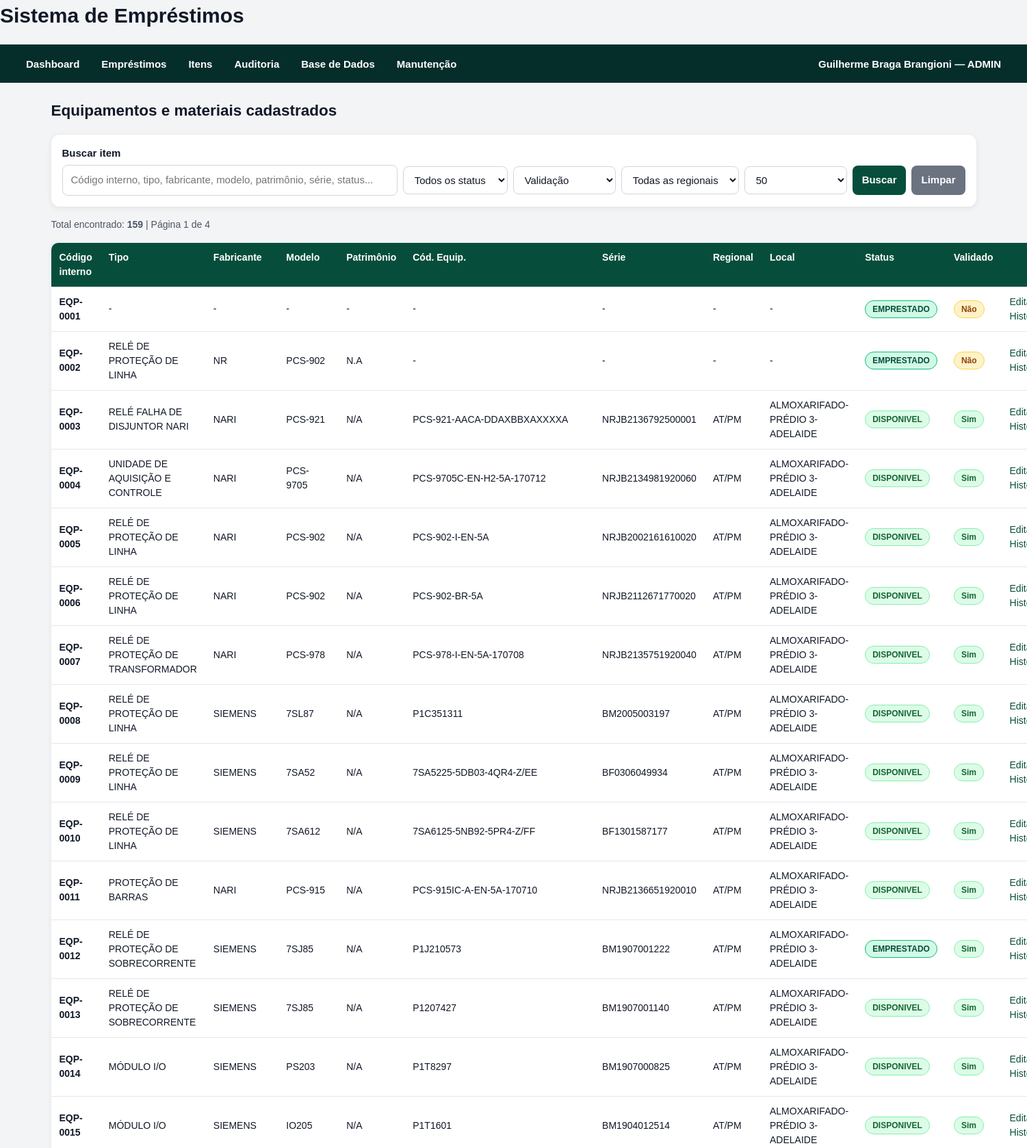
Screenshot of /itens/ (signed in, upper part) with the database file from the repository.
### models/system_user.py (models this page shows, shortened)
class SystemUser(db.Model):
    __tablename__ = "system_users"
    id = db.Column(db.Integer, primary_key=True)
    nome = db.Column(db.String(255), nullable=False)
    email = db.Column(db.String(255), nullable=False, unique=True, index=True)
    password_hash = db.Column(db.String(255), nullable=False)
    role = db.Column(db.String(50), nullable=False, default="CONSULTA")
    active = db.Column(db.Boolean, default=True)
    last_login_at = db.Column(db.DateTime)
    created_at = db.Column(db.DateTime, default=datetime.utcnow)
    updated_at = db.Column(
        db.DateTime,
        default=datetime.utcnow,
        onupdate=datetime.utcnow,
    )

### models/equipment.py (models this page shows)
class Equipment(db.Model):
    __tablename__ = "equipments"
    id = db.Column(db.Integer, primary_key=True)
    codigo_interno = db.Column(db.String(100), unique=True, index=True)
    nome = db.Column(db.String(255), nullable=False)
    nome_normalizado = db.Column(db.String(255), nullable=False, index=True)
    fabricante = db.Column(db.String(255))
    modelo = db.Column(db.String(255))
    tipo_equipamento = db.Column(db.String(255))
    patrimonio = db.Column(db.String(255), index=True)
    codigo_equipamento = db.Column(db.String(255), index=True)
    serial = db.Column(db.String(255), index=True)
    categoria = db.Column(db.String(255))
    status = db.Column(db.String(50), default="DISPONIVEL", index=True)
    status_planilha = db.Column(db.String(255))
    regional = db.Column(db.String(255))
    data_inventario = db.Column(db.DateTime)
    local_armazenagem = db.Column(db.String(255))
    subestacao_origem = db.Column(db.String(255))
    emprestado_para_planilha = db.Column(db.String(255))
    data_emprestimo_planilha = db.Column(db.DateTime)
    validado = db.Column(db.Boolean, default=False)
    observacoes = db.Column(db.Text)
    created_at = db.Column(db.DateTime, default=datetime.utcnow)
    updated_at = db.Column(
        db.DateTime,
        default=datetime.utcnow,
        onupdate=datetime.utcnow,
    )
    loan_items = db.relationship("LoanItem", back_populates="equipment")

### routes/equipment_routes.py (the view, shortened to what this page needs)
@equipment_bp.route("/")
def list_items():
    search_text = request.args.get("q", "").strip()
    status_filter = request.args.get("status", "").strip()
    validado_filter = request.args.get("validado", "").strip()
    regional_filter = request.args.get("regional", "").strip()
    page = request.args.get("page", 1, type=int)
    per_page = request.args.get("per_page", 50, type=int)
    if per_page not in [25, 50, 100]:
        per_page = 50
    query = Equipment.query
    if status_filter:
        query = query.filter(Equipment.status == status_filter)
    if validado_filter == "SIM":
        query = query.filter(Equipment.validado.is_(True))
    elif validado_filter == "NAO":
        query = query.filter(Equipment.validado.is_(False))
    if regional_filter:
        query = query.filter(Equipment.regional == regional_filter)
    pagination = query.order_by(
        Equipment.codigo_interno.asc(),
        Equipment.tipo_equipamento.asc(),
        Equipment.fabricante.asc(),
        Equipment.modelo.asc(),
    ).paginate(
        page=page,
        per_page=per_page,
        error_out=False,
    )
    equipments = pagination.items
    regionais = [
        row[0] for row in (
            db.session.query(Equipment.regional)
            .filter(Equipment.regional.isnot(None))
            .distinct()
            .order_by(Equipment.regional.asc())
            .all()
        )
        if row[0]
    ]
    return render_template(
        "equipment_list.html",
        equipments=equipments,
        pagination=pagination,
        search_text=search_text,
        status_filter=status_filter,
        validado_filter=validado_filter,
        regional_filter=regional_filter,
        regionais=regionais,
        per_page=per_page,
        status_options=[status.value for status in EquipmentStatus],
    )

### services/approval_service.py (called while the page is built, shortened)
    @staticmethod
    def count_pending_for_current_user() -> int:
        current_user = AuthService.get_current_user()
        if not current_user:
            return 0
        query = (
            Loan.query
            .join(Approver, Loan.approver_id == Approver.id)
            .filter(Loan.status == LoanStatus.PENDENTE_APROVACAO.value)
        )
        if current_user.role == UserRole.ADMIN.value:
            return query.count()

### services/auth_service.py (called while the page is built)
    @staticmethod
    def count_users() -> int:
        return SystemUser.query.count()

    @staticmethod
    def get_current_user() -> SystemUser | None:
        user_id = session.get(AuthService.SESSION_USER_ID_KEY)
        if not user_id:
            return None
        user = db.session.get(SystemUser, user_id)
        if not user or not user.active:
            AuthService.logout_user()
            return None
        return user

### utils/status_ui.py (called while the page is built)
def normalize_status(status: str) -> str:
    return str(status or "").strip().upper()

def format_status_label(status: str) -> str:
    text = normalize_status(status)
    if not text:
        return "-"
    replacements = {
        "PENDENTE_APROVACAO": "PENDENTE APROVAÇÃO",
        "PARCIALMENTE_DEVOLVIDO": "PARCIALMENTE DEVOLVIDO",
        "DEVOLUCAO_ITEM": "DEVOLUÇÃO ITEM",
        "DEVOLUCAO_TOTAL": "DEVOLUÇÃO TOTAL",
        "REJEICAO": "REJEIÇÃO",
        "APROVACAO": "APROVAÇÃO",
        "VALIDACAO": "VALIDAÇÃO",
    }
    return replacements.get(text, text.replace("_", " "))

### templates/equipment_list.html (shortened to what this page needs)
{% extends "base.html" %}
{% block content %}
<h2>Equipamentos e materiais cadastrados</h2>
<form method="get" action="{{ url_for('equipment_bp.list_items') }}" class="search-form">
    <label for="q">Buscar item</label>
    <div class="search-row">
        <input
            type="text"
            id="q"
            name="q"
            value="{{ search_text or '' }}"
            placeholder="Código interno, tipo, fabricante, modelo, patrimônio, série, status..."
        >
        <select name="status">
            <option value="">Todos os status</option>
        </select>
        <select name="validado">
            <option value="">Validação</option>
        </select>
        <select name="regional">
            <option value="">Todas as regionais</option>
        </select>
        <select name="per_page">
            <option value="50" {% if per_page == 50 %}selected{% endif %}>50</option>
        </select>
        <button type="submit">Buscar</button>
        <a class="button secondary" href="{{ url_for('equipment_bp.list_items') }}">
            Limpar
        </a>
    </div>
</form>
<p class="hint">
    Total encontrado: <strong>{{ pagination.total }}</strong>
    | Página {{ pagination.page }} de {{ pagination.pages or 1 }}
</p>
<table>
    <thead>
        <tr>
            <th>Código interno</th>
            <th>Tipo</th>
            <th>Fabricante</th>
            <th>Modelo</th>
            <th>Patrimônio</th>
            <th>Cód. Equip.</th>
            <th>Série</th>
            <th>Regional</th>
            <th>Local</th>
            <th>Status</th>
            <th>Validado</th>
            <th></th>
        </tr>
    </thead>
    <tbody>
        {% if equipments %}
            {% for item in equipments %}
            <tr>
                <td><strong>{{ item.codigo_interno }}</strong></td>
                <td>{{ item.tipo_equipamento or "-" }}</td>
                <td>{{ item.fabricante or "-" }}</td>
                <td>{{ item.modelo or "-" }}</td>
                <td>{{ item.patrimonio or "-" }}</td>
                <td>{{ item.codigo_equipamento or "-" }}</td>
                <td>{{ item.serial or "-" }}</td>
                <td>{{ item.regional or "-" }}</td>
                <td>{{ item.local_armazenagem or "-" }}</td>
                <td>
                    <span class="status-badge {{ status_badge_class(item.status) }}">
                        {{ format_status_label(item.status) }}
                    </span>
                </td>
                <td>
                    {% if item.validado %}
                        <span class="status-badge status-success">Sim</span>
                    {% else %}
                        <span class="status-badge status-warning">Não</span>
                    {% endif %}
                </td>
                <td>
                    <a href="{{ url_for('equipment_bp.edit_item', equipment_id=item.id) }}">
                        Editar
                    </a>
                    <a href="{{ url_for('equipment_bp.item_history', equipment_id=item.id) }}">
                        Histórico
                    </a>
                </td>
            </tr>
            {% endfor %}
        {% else %}
            <tr>
                <td colspan="12">Nenhum item encontrado.</td>
            </tr>
        {% endif %}
    </tbody>
</table>
{% endblock %}

### templates/base.html (shortened to what this page needs)
<!DOCTYPE html>
<html lang="pt-BR">
<head>
    <link rel="stylesheet" href="{{ url_for('static', filename='style.css') }}">
</head>
<body>
    <header class="topbar">
        <h1>Sistema de Empréstimos</h1>
        <nav class="navbar">
            <div class="nav-left">
                <a class="nav-link" href="{{ url_for('main_bp.dashboard') }}">
                    Dashboard
                </a>
                {% if current_user %}
                    {% if current_user.role in ["ADMIN", "OPERADOR", "CONSULTA"] %}
                    <div class="nav-item dropdown">
                        <button class="nav-drop-button" type="button">
                            Empréstimos
                        </button>
                    </div>
                    {% endif %}
                    {% if current_user.role in ["ADMIN", "OPERADOR", "CONSULTA"] %}
                    <div class="nav-item dropdown">
                        <button class="nav-drop-button" type="button">
                            Itens
                        </button>
                    </div>
                    {% endif %}
                    {% if current_user.role in ["ADMIN", "OPERADOR"] %}
                    <div class="nav-item dropdown">
                        <button class="nav-drop-button" type="button">
                            Auditoria
                        </button>
                    </div>
                    {% endif %}
                    {% if current_user.role in ["ADMIN", "OPERADOR"] %}
                    <div class="nav-item dropdown">
                        <button class="nav-drop-button" type="button">
                            Base de Dados
                        </button>
                    </div>
                    {% endif %}
                    {% if current_user.role == "ADMIN" %}
                    <div class="nav-item dropdown">
                        <button class="nav-drop-button" type="button">
                            Manutenção
                        </button>
                    </div>
                    {% endif %}
                {% endif %}
            </div>
            <div class="nav-right">
                {% if current_user %}
                    <div class="nav-item dropdown user-menu">
                        <button class="nav-drop-button" type="button">
                            {{ current_user.nome }} — {{ current_user.role }}
                        </button>
                    </div>
                {% else %}
                    <a class="nav-link" href="{{ url_for('auth_bp.login') }}">
                        Entrar
                    </a>
                {% endif %}
            </div>
        </nav>
    </header>
    <main class="container">
        {% block content %}{% endblock %}
    </main>
</body>
</html>

### static/style.css (style rules this page uses)
* { box-sizing: border-box; }
body { margin: 0; padding: 0; font-family: Arial, Helvetica, sans-serif; font-size: 15px; line-height: 1.5; background: #f3f4f6; color: #111827; }
h1, h2, h3, h4 { margin-top: 0; color: #111827; }
h2 { margin-bottom: 18px; }
a { color: #2563eb; text-decoration: none; }
main, .container { max-width: 1400px; margin: 0 auto; padding: 24px; }
.navbar { background: #1f2937; color: white; display: flex; justify-content: space-between; align-items: center; gap: 16px; padding: 0 24px; min-height: 56px; position: relative; z-index: 1000; }
.navbar * { box-sizing: border-box; }
.nav-left, .nav-right { display: flex; align-items: center; gap: 4px; }
.nav-item { position: relative; display: flex; align-items: center; }
.nav-link, .nav-drop-button { height: 56px; display: flex; align-items: center; justify-content: center; padding: 0 14px; margin: 0; color: white; background: transparent; border: none; font-family: inherit; font-size: 15px; font-weight: 600; line-height: 1; text-decoration: none; cursor: pointer; white-space: nowrap; }
.user-menu .nav-drop-button { max-width: 380px; overflow: hidden; text-overflow: ellipsis; }
.hint { color: #4b5563; font-size: 14px; margin: 8px 0 16px; }
form { margin: 0; }
label { display: block; font-weight: 600; margin-top: 12px; margin-bottom: 6px; color: #111827; }
input, select, textarea { width: 100%; padding: 10px 12px; border: 1px solid #d1d5db; border-radius: 8px; font: inherit; background: white; color: #111827; }
button, .button { display: inline-flex; align-items: center; justify-content: center; min-height: 40px; padding: 10px 14px; border: none; border-radius: 8px; background: #2563eb; color: white; font: inherit; font-weight: 600; text-decoration: none; cursor: pointer; }
.button.secondary, button.secondary { background: #6b7280; }
.search-form { background: white; padding: 16px; border-radius: 12px; margin-bottom: 16px; box-shadow: 0 2px 8px rgba(0, 0, 0, 0.08); }
.search-form label { margin-top: 0; }
.search-row { display: flex; gap: 8px; align-items: center; flex-wrap: wrap; }
.search-row input { flex: 1; min-width: 260px; }
.search-row select { width: auto; min-width: 150px; }
.search-row button, .search-row .button { white-space: nowrap; }
table { width: 100%; border-collapse: collapse; background: white; border-radius: 10px; overflow: hidden; margin-bottom: 20px; box-shadow: 0 2px 8px rgba(0, 0, 0, 0.06); }
thead { background: #111827; color: white; }
th, td { padding: 11px 12px; border-bottom: 1px solid #e5e7eb; text-align: left; vertical-align: top; }
th { font-weight: 700; font-size: 14px; }
td { font-size: 14px; }
table td { vertical-align: middle; }
table td:last-child { vertical-align: middle; }
:root { --primary-green: #064e3b; --primary-green-hover: #065f46; --primary-green-light: #d1fae5; --primary-green-border: #10b981; --primary-green-text: #064e3b; }
a { color: var(--primary-green); }
button, .button { background: var(--primary-green); color: white; }
thead { background: var(--primary-green); color: white; }
.navbar { background: #052e2b; }
.status-badge { display: inline-flex; align-items: center; justify-content: center; min-height: 26px; padding: 4px 10px; border-radius: 999px; border: 1px solid transparent; font-size: 12px; font-weight: 700; line-height: 1; white-space: nowrap; }
.status-success { background: #dcfce7; color: #166534; border-color: #86efac; }
.status-warning { background: #fef3c7; color: #92400e; border-color: #fcd34d; }
.status-info { background: #d1fae5; color: #064e3b; border-color: #10b981; }

### rows the page displays
SystemUser: nome "Guilherme Braga Brangioni", role "ADMIN"
Equipment: codigo_interno "EQP-0001", tipo_equipamento "-", fabricante "-", modelo "-", patrimonio "-", codigo_equipamento "-", serial "-", regional "-", local_armazenagem "-", status "EMPRESTADO", validado "Não"
Equipment: codigo_interno "EQP-0002", tipo_equipamento "RELÉ DE PROTEÇÃO DE LINHA", fabricante "NR", modelo "PCS-902", patrimonio "N.A", codigo_equipamento "-", serial "-", regional "-", local_armazenagem "-", status "EMPRESTADO", validado "Não"
Equipment: codigo_interno "EQP-0003", tipo_equipamento "RELÉ FALHA DE DISJUNTOR NARI", fabricante "NARI", modelo "PCS-921", patrimonio "N/A", codigo_equipamento "PCS-921-AACA-DDAXBBXAXXXXA", serial "NRJB2136792500001", regional "AT/PM", local_armazenagem "ALMOXARIFADO-PRÉDIO 3-ADELAIDE", status "DISPONIVEL", validado "Sim"
Equipment: codigo_interno "EQP-0004", tipo_equipamento "UNIDADE DE AQUISIÇÃO E CONTROLE", fabricante "NARI", modelo "PCS-9705", patrimonio "N/A", codigo_equipamento "PCS-9705C-EN-H2-5A-170712", serial "NRJB2134981920060", regional "AT/PM", local_armazenagem "ALMOXARIFADO-PRÉDIO 3-ADELAIDE", status "DISPONIVEL", validado "Sim"
Equipment: codigo_interno "EQP-0005", tipo_equipamento "RELÉ DE PROTEÇÃO DE LINHA", fabricante "NARI", modelo "PCS-902", patrimonio "N/A", codigo_equipamento "PCS-902-I-EN-5A", serial "NRJB2002161610020", regional "AT/PM", local_armazenagem "ALMOXARIFADO-PRÉDIO 3-ADELAIDE", status "DISPONIVEL", validado "Sim"
Equipment: codigo_interno "EQP-0006", tipo_equipamento "RELÉ DE PROTEÇÃO DE LINHA", fabricante "NARI", modelo "PCS-902", patrimonio "N/A", codigo_equipamento "PCS-902-BR-5A", serial "NRJB2112671770020", regional "AT/PM", local_armazenagem "ALMOXARIFADO-PRÉDIO 3-ADELAIDE", status "DISPONIVEL", validado "Sim"
Equipment: codigo_interno "EQP-0007", tipo_equipamento "RELÉ DE PROTEÇÃO DE TRANSFORMADOR", fabricante "NARI", modelo "PCS-978", patrimonio "N/A", codigo_equipamento "PCS-978-I-EN-5A-170708", serial "NRJB2135751920040", regional "AT/PM", local_armazenagem "ALMOXARIFADO-PRÉDIO 3-ADELAIDE", status "DISPONIVEL", validado "Sim"
Equipment: codigo_interno "EQP-0008", tipo_equipamento "RELÉ DE PROTEÇÃO DE LINHA", fabricante "SIEMENS", modelo "7SL87", patrimonio "N/A", codigo_equipamento "P1C351311", serial "BM2005003197", regional "AT/PM", local_armazenagem "ALMOXARIFADO-PRÉDIO 3-ADELAIDE", status "DISPONIVEL", validado "Sim"
Equipment: codigo_interno "EQP-0009", tipo_equipamento "RELÉ DE PROTEÇÃO DE LINHA", fabricante "SIEMENS", modelo "7SA52", patrimonio "N/A", codigo_equipamento "7SA5225-5DB03-4QR4-Z/EE", serial "BF0306049934", regional "AT/PM", local_armazenagem "ALMOXARIFADO-PRÉDIO 3-ADELAIDE", status "DISPONIVEL", validado "Sim"
Equipment: codigo_interno "EQP-0010", tipo_equipamento "RELÉ DE PROTEÇÃO DE LINHA", fabricante "SIEMENS", modelo "7SA612", patrimonio "N/A", codigo_equipamento "7SA6125-5NB92-5PR4-Z/FF", serial "BF1301587177", regional "AT/PM", local_armazenagem "ALMOXARIFADO-PRÉDIO 3-ADELAIDE", status "DISPONIVEL", validado "Sim"
Equipment: codigo_interno "EQP-0011", tipo_equipamento "PROTEÇÃO DE BARRAS", fabricante "NARI", modelo "PCS-915", patrimonio "N/A", codigo_equipamento "PCS-915IC-A-EN-5A-170710", serial "NRJB2136651920010", regional "AT/PM", local_armazenagem "ALMOXARIFADO-PRÉDIO 3-ADELAIDE", status "DISPONIVEL", validado "Sim"
Equipment: codigo_interno "EQP-0012", tipo_equipamento "RELÉ DE PROTEÇÃO DE SOBRECORRENTE", fabricante "SIEMENS", modelo "7SJ85", patrimonio "N/A", codigo_equipamento "P1J210573", serial "BM1907001222", regional "AT/PM", local_armazenagem "ALMOXARIFADO-PRÉDIO 3-ADELAIDE", status "EMPRESTADO", validado "Sim"
Equipment: codigo_interno "EQP-0013", tipo_equipamento "RELÉ DE PROTEÇÃO DE SOBRECORRENTE", fabricante "SIEMENS", modelo "7SJ85", patrimonio "N/A", codigo_equipamento "P1207427", serial "BM1907001140", regional "AT/PM", local_armazenagem "ALMOXARIFADO-PRÉDIO 3-ADELAIDE", status "DISPONIVEL", validado "Sim"
Equipment: codigo_interno "EQP-0014", tipo_equipamento "MÓDULO I/O", fabricante "SIEMENS", modelo "PS203", patrimonio "N/A", codigo_equipamento "P1T8297", serial "BM1907000825", regional "AT/PM", local_armazenagem "ALMOXARIFADO-PRÉDIO 3-ADELAIDE", status "DISPONIVEL", validado "Sim"
Equipment: codigo_interno "EQP-0015", tipo_equipamento "MÓDULO I/O", fabricante "SIEMENS", modelo "IO205", patrimonio "N/A", codigo_equipamento "P1T1601", serial "BM1904012514", regional "AT/PM", local_armazenagem "ALMOXARIFADO-PRÉDIO 3-ADELAIDE", status "DISPONIVEL", validado "Sim"

### other values shown
{{ pagination.total }} "159"
{{ pagination.page }} "1"
{{ pagination.pages or 1 }} "4"
